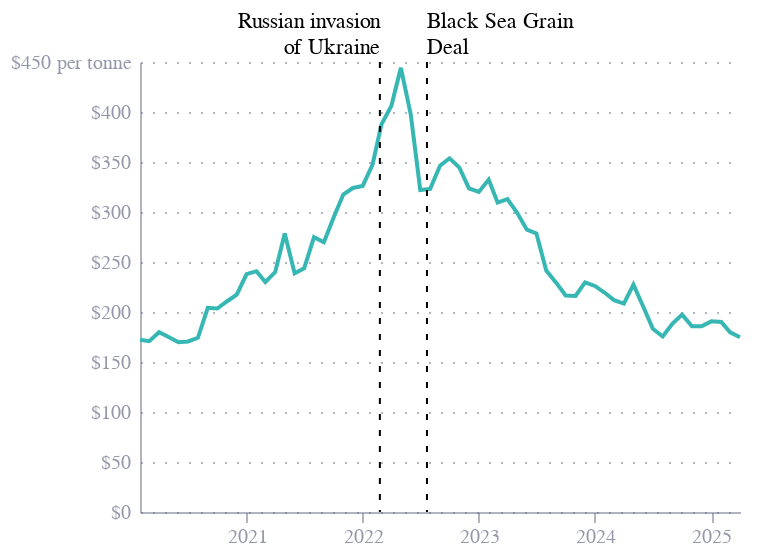

The notebook cell saved with this chart:
### Markdown cell above
# Wheat

### Code cell
df = pd.read_csv("PWHEAMTUSDM.csv")
df.columns = ['date', 'value']
df = df.query("date > '2020-01-01'")

lines = alt.Chart(df).mark_line(
    color="#36b7b4"
).encode(
    x=alt.X('date:T', title=''),
    y=alt.Y('value:Q', title='',
            axis=alt.Axis(format='$.0f',
                          labelExpr="datum.label + (datum.value == 450 ? ' per tonne' : '')",
                           titleFontSize=14)
    ))

events_df = pd.DataFrame([
        {'date': '2022-02-24', "id": 1,  'label': 'Russian invasion\nof Ukraine'},
        {"date": '2022-07-22', "id": 2, 'label': 'Black Sea Grain\nDeal'},
    ])
events_df['date'] = pd.to_datetime(events_df['date'])
events_df['label'] = events_df['label'].apply(lambda x: x.split('\n'))

event_rules = alt.Chart(events_df).mark_rule(
    color='rbga(0, 0, 0, 0.2)',
    strokeDash=[3, 5],
).encode(
    x='date:T',
    color=alt.value('black'),
)

event_labels = alt.Chart(events_df).mark_text(
    align=alt.expr("datum.id == 1 ? 'right' : 'left'"),
    baseline='middle',
).encode(
    x='date:T',
    y=alt.value(-20),
    text=alt.Text('label:N', title=''),
)

chart =  lines + event_rules + event_labels
chart =  chart.properties(
    width=300,
    height=225,
)

chart.save('global_wheat_prices.png', scale_factor=4)
chart.save('global_wheat_prices.json')

chart

### Figure 1 — Vega-Lite specification as saved in the notebook (floating-point values rounded to 4 significant figures)
{"config": {"font": "Circular Std", "mark": {"line": {"interpolate": "monotone"}}, "view": {"stroke": "transparent", "width": 400, "height": 300}, "range": {"category": ["#36B7B4", "#E6224B", "#F4C245", "#0063AF", "#00A767", "#179FDB", "#EB5C2E"], "diverging": ["#E6224B", "#E54753", "#C9C9C9", "#179FDB", "#122B39"], "heatmap": ["#C9C9C9", "#179FDB", "#0063AF", "#122B39"], "ordinal": ["#00A767", "#36B7B4", "#179FDB", "#0063AF", "#243B5A"]}, "axisX": {"domainColor": "#676A86", "domainOpacity": 0.5, "grid": false, "labelAngle": 0, "labelColor": "#676A86", "labelOpacity": 0.7, "orient": "bottom", "tickColor": "#676A86", "tickCount": 10, "tickOpacity": 0.5, "title": false, "titleAlign": "center", "titleAnchor": "middle", "titleColor": "#676A86", "titleFontSize": 12, "titleOpacity": 0.8, "titleY": -15}, "axisY": {"domainColor": "#676A86", "domainOpacity": 0.5, "gridColor": "#676A86", "gridDash": [1, 5], "gridOpacity": 0.5, "labelColor": "#676A86", "labelOpacity": 0.7, "labelPadding": 5, "tickColor": "#676A86", "tickCount": 8, "tickOpacity": 0.5, "ticks": false, "titleAlign": "left", "titleAngle": 0, "titleBaseline": "bottom", "titleColor": "#676A86", "titleFontSize": 12, "titleOpacity": 0.8, "titleX": 0, "titleY": -7}}, "layer": [{"data": {"name": "data-f98cfba1694617f743abf37512aeb0cb"}, "mark": {"type": "line", "color": "#36b7b4"}, "encoding": {"x": {"field": "date", "title": "", "type": "temporal"}, "y": {"axis": {"format": "$.0f", "labelExpr": "datum.label + (datum.value == 450 ? ' per tonne' : '')", "titleFontSize": 14}, "field": "value", "title": "", "type": "quantitative"}}}, {"data": {"name": "data-229415f741dc72b8d062c6c4cc1425ff"}, "mark": {"type": "rule", "color": "rbga(0, 0, 0, 0.2)", "strokeDash": [3, 5]}, "encoding": {"color": {"value": "black"}, "x": {"field": "date", "type": "temporal"}}}, {"data": {"name": "data-229415f741dc72b8d062c6c4cc1425ff"}, "mark": {"type": "text", "align": {"expr": "datum.id == 1 ? 'right' : 'left'"}, "baseline": "middle"}, "encoding": {"text": {"field": "label", "title": "", "type": "nominal"}, "x": {"field": "date", "type": "temporal"}, "y": {"value": -20}}}], "height": 225, "width": 300, "$schema": "https://vega.github.io/schema/vega-lite/v5.20.1.json", "datasets": {"data-f98cfba1694617f743abf37512aeb0cb": [{"date": "2020-02-01", "value": 172.2}, {"date": "2020-03-01", "value": 170.9}, {"date": "2020-04-01", "value": 179.7}, {"date": "2020-05-01", "value": 175.0}, {"date": "2020-06-01", "value": 169.7}, {"date": "2020-07-01", "value": 170.6}, {"date": "2020-08-01", "value": 174.2}, {"date": "2020-09-01", "value": 204.1}, {"date": "2020-10-01", "value": 203.4}, {"date": "2020-11-01", "value": 210.8}, {"date": "2020-12-01", "value": 217.3}, {"date": "2021-01-01", "value": 237.9}, {"date": "2021-02-01", "value": 240.8}, {"date": "2021-03-01", "value": 229.9}, {"date": "2021-04-01", "value": 239.9}, {"date": "2021-05-01", "value": 278.4}, {"date": "2021-06-01", "value": 238.8}, {"date": "2021-07-01", "value": 243.6}, {"date": "2021-08-01", "value": 274.9}, {"date": "2021-09-01", "value": 269.7}, {"date": "2021-10-01", "value": 294.0}, {"date": "2021-11-01", "value": 317.4}, {"date": "2021-12-01", "value": 324.0}, {"date": "2022-01-01", "value": 326.1}, {"date": "2022-02-01", "value": 347.5}, {"date": "2022-03-01", "value": 387.7}, {"date": "2022-04-01", "value": 406.0}, {"date": "2022-05-01", "value": 444.2}, {"date": "2022-06-01", "value": 397.7}, {"date": "2022-07-01", "value": 322.0}, {"date": "2022-08-01", "value": 323.0}, {"date": "2022-09-01", "value": 346.3}, {"date": "2022-10-01", "value": 353.7}, {"date": "2022-11-01", "value": 344.3}, {"date": "2022-12-01", "value": 323.7}, {"date": "2023-01-01", "value": 320.1}, {"date": "2023-02-01", "value": 332.4}, {"date": "2023-03-01", "value": 309.4}, {"date": "2023-04-01", "value": 312.8}, {"date": "2023-05-01", "value": 299.4}, {"date": "2023-06-01", "value": 282.3}, {"date": "2023-07-01", "value": 278.6}, {"date": "2023-08-01", "value": 241.4}, {"date": "2023-09-01", "value": 229.4}, {"date": "2023-10-01", "value": 216.5}, {"date": "2023-11-01", "value": 216.0}, {"date": "2023-12-01", "value": 229.6}, {"date": "2024-01-01", "value": 226.1}, {"date": "2024-02-01", "value": 219.2}, {"date": "2024-03-01", "value": 211.8}, {"date": "2024-04-01", "value": 208.4}, {"date": "2024-05-01", "value": 227.4}, {"date": "2024-06-01", "value": 205.2}, {"date": "2024-07-01", "value": 183.2}, {"date": "2024-08-01", "value": 175.5}, {"date": "2024-09-01", "value": 188.5}, {"date": "2024-10-01", "value": 197.4}, {"date": "2024-11-01", "value": 185.7}, {"date": "2024-12-01", "value": 185.8}, {"date": "2025-01-01", "value": 190.6}, {"date": "2025-02-01", "value": 190.1}, {"date": "2025-03-01", "value": 179.6}, {"date": "2025-04-01", "value": 174.8}], "data-229415f741dc72b8d062c6c4cc1425ff": [{"date": "2022-02-24T00:00:00", "id": 1, "label": ["Russian invasion", "of Ukraine"]}, {"date": "2022-07-22T00:00:00", "id": 2, "label": ["Black Sea Grain", "Deal"]}]}}
